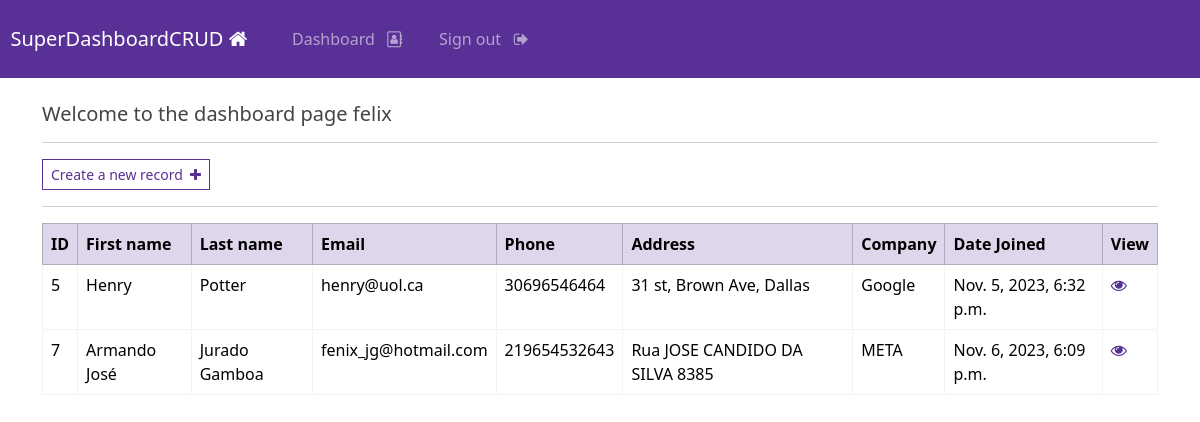
The page /dashboard (signed in) on the database its author committed.
### webapp/models.py (models this page shows, shortened)
class Record(models.Model):
    Creation_date = models.DateTimeField(auto_now_add=True)
    First_name = models.CharField(max_length=100)
    Last_name = models.CharField(max_length=100)
    Email = models.CharField(max_length=150)
    Phone = models.CharField(max_length=20)
    Address = models.CharField(max_length=300)
    Company = models.CharField(max_length=255)

### webapp/views.py (the view)
# urls.py: path('dashboard', views.dashboard, name="dashboard"),
@login_required(login_url='my-login')
def dashboard(request):
    my_records = Record.objects.all()
    context = {'records': my_records}
    return render(request, 'webapp/dashboard.html', context=context)

### webapp/templates/webapp/dashboard.html
{% extends 'webapp/base.html' %}
{% block content %}
    <h5>Welcome to the dashboard page {{user}}</h5>
    <hr>
    <a class="btn btn-outline-primary btn-sm" href="{% url 'create-record' %}">
        Create a new record &nbsp;<i class="fa fa-plus" aria-hidden="true"></i>
    </a>
    <hr>
    <table class="table table-hover table-bordered">
        <thead class="table-primary">
            <tr>
                <th scope="col"> ID </th>
                <th scope="col"> First name </th>
                <th scope="col"> Last name </th>
                <th scope="col"> Email </th>
                <th scope="col"> Phone </th>
                <th scope="col"> Address </th>
                <th scope="col"> Company </th>
                <th scope="col"> Date Joined</th>
                <th scope="col"> View </th>
            </tr>
        </thead>
        <tbody>
        {% if records %}
            {% for record in records %}
            <tr>
                <td> {{record.id}} </td>
                <td> {{record.First_name}} </td>
                <td> {{record.Last_name}} </td>
                <td> {{record.Email}} </td>
                <td> {{record.Phone}} </td>
                <td> {{record.Address}} </td>
                <td> {{record.Company}} </td>
                <td> {{record.Creation_date}} </td>
                <td> <a href="{% url 'record' record.id %}">  <i class="fa fa-eye" aria-hidden="true"></i> </a> </td>
            </tr>
            {% endfor %}
        {% endif %}
        </tbody>
    </table>
{% endblock %}

### rows shown on the page
Record: id "5", First_name "Henry", Last_name "Potter", Email "henry@uol.ca", Phone "30696546464", Address "31 st, Brown Ave, Dallas", Company "Google", Creation_date "Nov. 5, 2023, 6:32 p.m."
Record: id "7", First_name "Armando José", Last_name "Jurado Gamboa", Email "fenix_jg@hotmail.com", Phone "219654532643", Address "Rua JOSE CANDIDO DA SILVA 8385", Company "META", Creation_date "Nov. 6, 2023, 6:09 p.m."

### other values the page prints
{{ user }} "felix"
